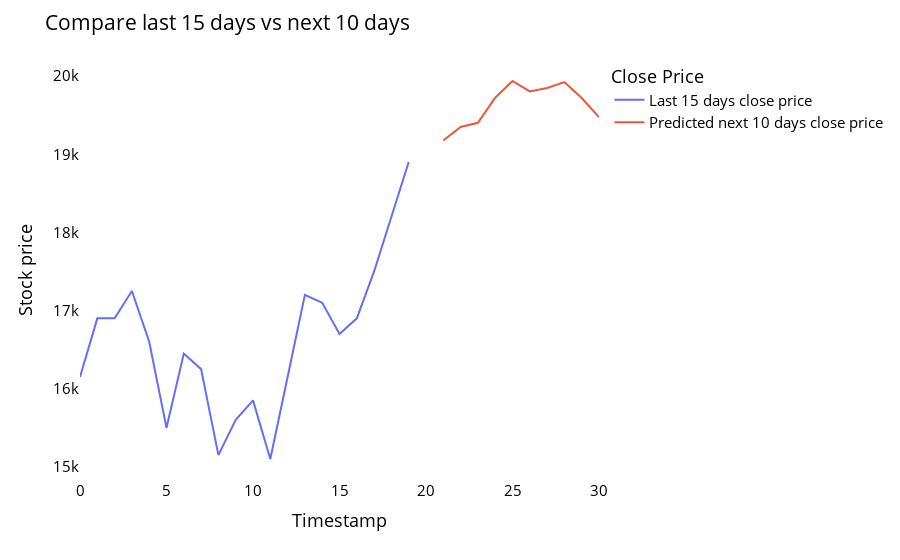

The cell this chart's notebook holds for it:
### Code cell
import copy

temp_mat = np.empty((len(last_days)+pred_days+1,1))
temp_mat[:] = np.nan
temp_mat = temp_mat.reshape(1,-1).tolist()[0]

last_original_days_value = copy.deepcopy(temp_mat)
next_predicted_days_value = copy.deepcopy(temp_mat)

last_original_days_value[0:time_step+1] = scaler.inverse_transform(closedf[len(closedf)-time_step:]).reshape(1,-1).tolist()[0]
next_predicted_days_value[time_step+1:] = scaler.inverse_transform(np.array(lst_output).reshape(-1,1)).reshape(1,-1).tolist()[0]
last_original_days_value.append(None)
names = cycle(['Last 15 days close price','Predicted next 10 days close price'])

new_pred_plot = pd.DataFrame({
    'last_original_days_value':last_original_days_value,
    'next_predicted_days_value':next_predicted_days_value
})

fig = px.line(new_pred_plot,x=new_pred_plot.index, y=[new_pred_plot['last_original_days_value'],
                                                      new_pred_plot['next_predicted_days_value']],
              labels={'value': 'Stock price','index': 'Timestamp'})
fig.update_layout(title_text='Compare last 15 days vs next 10 days',
                  plot_bgcolor='white', font_size=15, font_color='black',legend_title_text='Close Price')
fig.for_each_trace(lambda t:  t.update(name = next(names)))

fig.update_xaxes(showgrid=False)
fig.update_yaxes(showgrid=False)
fig.show()

### Figure 1 — Plotly figure (JSON) as saved in the notebook; plotly's stock layout.template omitted (floating-point values rounded to 4 significant figures)
{"data": [{"hovertemplate": "variable=last_original_days_value<br>Timestamp=%{x}<br>Stock price=%{y}<extra></extra>", "legendgroup": "last_original_days_value", "line": {"color": "#636efa", "dash": "solid"}, "marker": {"symbol": "circle"}, "mode": "lines", "name": "Last 15 days close price", "orientation": "v", "showlegend": true, "type": "scatter", "x": [0, 1, 2, 3, 4, 5, 6, 7, 8, 9, 10, 11, 12, 13, 14, 15, 16, 17, 18, 19, 20, 21, 22, 23, 24, 25, 26, 27, 28, 29, 30], "xaxis": "x", "y": [16150.0, 16900, 16900, 17250, 16600, 15500, 16450, 16250.0, 15150.0, 15600, 15850, 15100.0, 16150.0, 17200, 17100, 16700, 16900, 17500, 18200, 18900, null, null, null, null, null, null, null, null, null, null, null], "yaxis": "y"}, {"hovertemplate": "variable=next_predicted_days_value<br>Timestamp=%{x}<br>Stock price=%{y}<extra></extra>", "legendgroup": "next_predicted_days_value", "line": {"color": "#EF553B", "dash": "solid"}, "marker": {"symbol": "circle"}, "mode": "lines", "name": "Predicted next 10 days close price", "orientation": "v", "showlegend": true, "type": "scatter", "x": [0, 1, 2, 3, 4, 5, 6, 7, 8, 9, 10, 11, 12, 13, 14, 15, 16, 17, 18, 19, 20, 21, 22, 23, 24, 25, 26, 27, 28, 29, 30], "xaxis": "x", "y": [null, null, null, null, null, null, null, null, null, null, null, null, null, null, null, null, null, null, null, null, null, 19175, 19350.0, 19400.0, 19720.0, 19940.0, 19800.0, 19850.0, 19920.0, 19720.0, 19470.0], "yaxis": "y"}], "layout": {"font": {"color": "black", "size": 15}, "legend": {"title": {"text": "Close Price"}, "tracegroupgap": 0}, "margin": {"t": 60}, "plot_bgcolor": "white", "title": {"text": "Compare last 15 days vs next 10 days"}, "xaxis": {"anchor": "y", "domain": [0, 1], "showgrid": false, "title": {"text": "Timestamp"}}, "yaxis": {"anchor": "x", "domain": [0, 1], "showgrid": false, "title": {"text": "Stock price"}}}}
